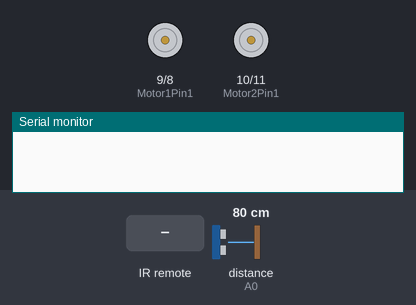
This sketch was run on a simulated Arduino Uno, built with avr-gcc and run on an emulated ATmega328P. On the bench: motor-driver pin pairs drawn as motors (green arrow = first pin HIGH = forward, orange = second pin HIGH = backward, longer = more drive, scaled by the enable pin), the last lines printed to the serial monitor. Wiring (inferred from the names in the program): ultrasonic range finder: trigger pin 3; echo A0. The inputs (shaded band) are chosen by the test bench; at power-on: distance to the obstacle (sensor on A0) 80 cm. The echo pulse lasts 58.3 µs per cm.

Above: at 1.2 s.
1.3 s: infrared code 0x597E247B received
At 1.8 s:
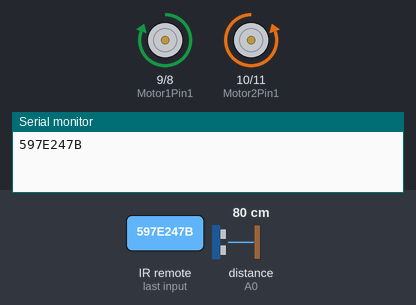
2.8 s: infrared code 0xBDFF627F received
At 3.2 s:
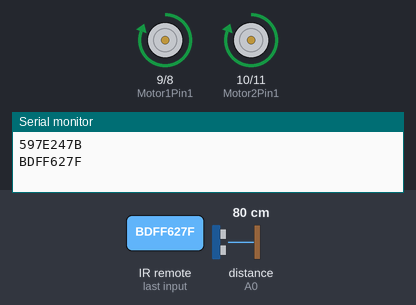
4.3 s: infrared code 0xFE9F719F received
At 4.6 s:
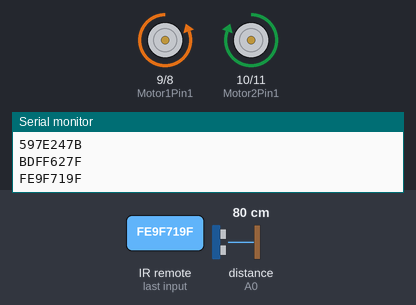
5.8 s: infrared code 0xFF4AB5 received
At 6.3 s:
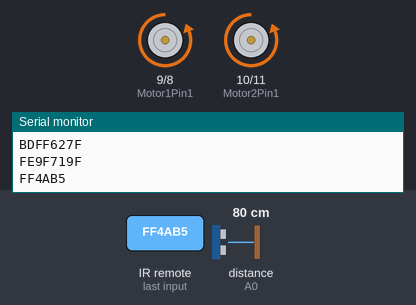
Timing chart, 0 to 8.4 s (numbered marks = the images above; inputs shaded):
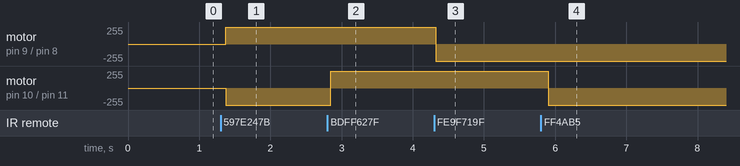

The sketch:

ir.ino
```cpp
#include <IRremote.h>

#define trigger 3
#define echo A0

int RECV_PIN = 7;
const int Motor1Pin1 = 9;
const int Motor1Pin2 = 8;
const int Motor2Pin1 = 10;
const int Motor2Pin2 = 11;
int motor1PWM = 5;
int motor2PWM = 6;
int i;
double durasi, jarak;

IRrecv irrecv(RECV_PIN);

decode_results results;

void setup()
{
  Serial.begin(9600);
  irrecv.enableIRIn(); // Start the receiver
  pinMode(trigger,OUTPUT);
  pinMode(echo,INPUT);
  pinMode(Motor1Pin1,OUTPUT);
  pinMode(Motor1Pin2,OUTPUT);
  pinMode(Motor2Pin1,OUTPUT);
  pinMode(Motor2Pin2,OUTPUT);
  pinMode(motor1PWM, OUTPUT);
  pinMode(motor2PWM, OUTPUT);
}

void loop() {
  scan();
  //Serial.println(jarak);
  /*
  if(jarak < 23){
    for(i=255;i>=0;i-=35){
      analogWrite(motor1PWM,i);
      analogWrite(motor2PWM,i);
      delay(50);
    }
    while(jarak < 20){
      scan();
      analogWrite(motor1PWM, 200);
      analogWrite(motor2PWM, 200);
      mundur();
      delay(100);
    }
    berhenti();
  }
  */
  if (irrecv.decode(&results)) {
    Serial.println(results.value, HEX);
    if((results.value == 0x597E247B) || (results.value == 0x2FD42BD)){
      analogWrite(motor1PWM,255);
      analogWrite(motor2PWM,255);
      kiri();
    }
    else if(results.value == 0xBDFF627F || (results.value == 0x2FD9867)){
      analogWrite(motor1PWM,255);
      analogWrite(motor2PWM,255);
      maju();
    }
    else if(results.value == 0xFE9F719F || (results.value == 0x2FD02FD)){
      analogWrite(motor1PWM,255);
      analogWrite(motor2PWM,255);
      kanan();
    }
    else if(results.value == 0xFF4AB5 || (results.value == 0x1BC0157B)){
      analogWrite(motor1PWM,255);
      analogWrite(motor2PWM,255);
      mundur();
    }
    else if(results.value == 0x2FD847B || (results.value == 0xFCABFFBF)){
      analogWrite(motor1PWM,0);
      analogWrite(motor2PWM,0);
      berhenti();
    }
    else if(results.value == 0xFF7A85 || (results.value == 0x6182021B)){
      analogWrite(motor1PWM,160);
      analogWrite(motor2PWM,255);
      maju();
    }
    else if(results.value == 0xFF30CF || (results.value == 0x9716BE3F)){
      analogWrite(motor2PWM,160);
      analogWrite(motor1PWM,255);
      maju();
    }
    else if(results.value == 0xC8F3BB43 || (results.value == 0x2FDB847)){
      analogWrite(motor2PWM,160);
      analogWrite(motor1PWM,255);
      mundur();
    }
    else if(results.value == 0xFF52AD || (results.value == 0x3EC3FC1B)){
      analogWrite(motor1PWM,160);
      analogWrite(motor2PWM,255);
      mundur();
    }
    irrecv.resume(); // Receive the next value
  }
  delay(100);
}

void scan(){
  digitalWrite(trigger,LOW);
  delayMicroseconds(2);
  digitalWrite(trigger,HIGH);
  delayMicroseconds(5);
  digitalWrite(trigger,LOW);
  durasi = pulseIn(echo,HIGH);
  jarak = durasi/29/2;
}

void mundur(){
  digitalWrite(Motor1Pin1, LOW);
  digitalWrite(Motor1Pin2, HIGH);
  digitalWrite(Motor2Pin1, LOW);
  digitalWrite(Motor2Pin2, HIGH);
}

void maju(){
  digitalWrite(Motor1Pin1, HIGH);
  digitalWrite(Motor1Pin2, LOW);
  digitalWrite(Motor2Pin1, HIGH);
  digitalWrite(Motor2Pin2, LOW);
}

void kanan(){
  digitalWrite(Motor1Pin1, LOW);
  digitalWrite(Motor1Pin2, HIGH);
  digitalWrite(Motor2Pin1, HIGH);
  digitalWrite(Motor2Pin2, LOW);
}

void kiri(){
  digitalWrite(Motor1Pin1, HIGH);
  digitalWrite(Motor1Pin2, LOW);
  digitalWrite(Motor2Pin1, LOW);
  digitalWrite(Motor2Pin2, HIGH);
}

void berhenti(){
  digitalWrite(Motor1Pin1, LOW);
  digitalWrite(Motor1Pin2, LOW);
  digitalWrite(Motor2Pin1, LOW);
  digitalWrite(Motor2Pin2, LOW);
}
```

Measured:
- after the input at 1.3 s, motor on pin 9 (Motor1Pin1) / pin 8 (Motor1Pin2): stopped → forward 255/255 after 0.08 s; motor on pin 10 (Motor2Pin1) / pin 11 (Motor2Pin2): stopped → backward 255/255 after 0.08 s
- after the input at 2.8 s, motor on pin 10 (Motor2Pin1) / pin 11 (Motor2Pin2): backward 255/255 → forward 255/255 after 0.05 s
- after the input at 4.3 s, motor on pin 9 (Motor1Pin1) / pin 8 (Motor1Pin2): forward 255/255 → backward 255/255 at once
- after the input at 5.8 s, motor on pin 10 (Motor2Pin1) / pin 11 (Motor2Pin2): forward 255/255 → backward 255/255 after 0.10 s
